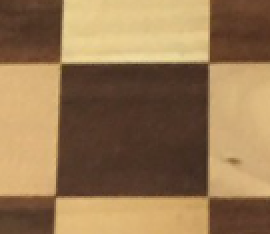
#> input picture test.png, 135 x 117 px, found by its file name (shown 2 times larger)
$ python test.py
#> lines starting #> are read from the running program, lines starting #| are printed output that depends on the picture; after the words box and inside, x2 and y2 are one past the last pixel; in counts of white or black regions, pixels touching at a corner belong together
import numpy as np
import cv2 as cv
filename = 'C:\\Hochschule\\WS21_22\\KI1\\Programme\\Vorles_tensorflow\\Aufgabe\\test.png'
img = cv.imread(filename)
#> img is the input picture: shape (117, 135, 3); mean B, G, R 82.8, 119.1, 149.7
gray = cv.cvtColor(img,cv.COLOR_BGR2GRAY)
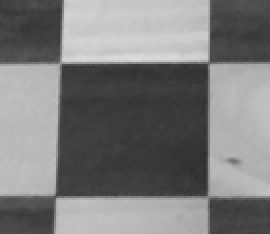
#> gray: shape (117, 135) (shown 2 times larger); min 46, max 221, mean 124.1
gray = np.float32(gray)
dst = cv.cornerHarris(gray,2,3,0.04)
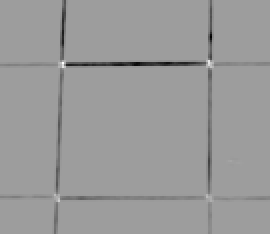
#> dst: shape (117, 135) float32 (shown 2 times larger); min -8261376.5, max 5087428, mean -154040.7; drawn with min black and max white
#result is dilated for marking the corners, not important
dst = cv.dilate(dst,None)
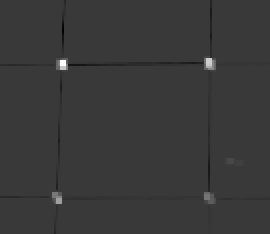
#> dst: shape (117, 135) float32 (shown 2 times larger); min -1472984.6, max 5087428, mean 5074; drawn with min black and max white
# Threshold for an optimal value, it may vary depending on the image.
img[dst>0.01*dst.max()]=[0,0,255]
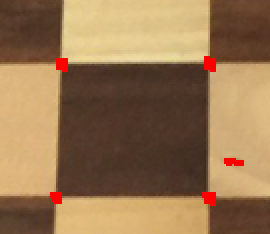
#> img: shape (117, 135, 3) (shown 2 times larger); 1.2% of pixels changed, all inside (x1, y1, x2, y2) = (25, 28, 122, 103)
cv.imshow('dst',img)
if cv.waitKey(0) & 0xff == 27:
#> (key Esc is pressed here)
    cv.destroyAllWindows()
    print("Hgfdsdfsfgfidunkey)")
    print("Wabbel")

$ run again, with kz1.jpeg saved as test.png
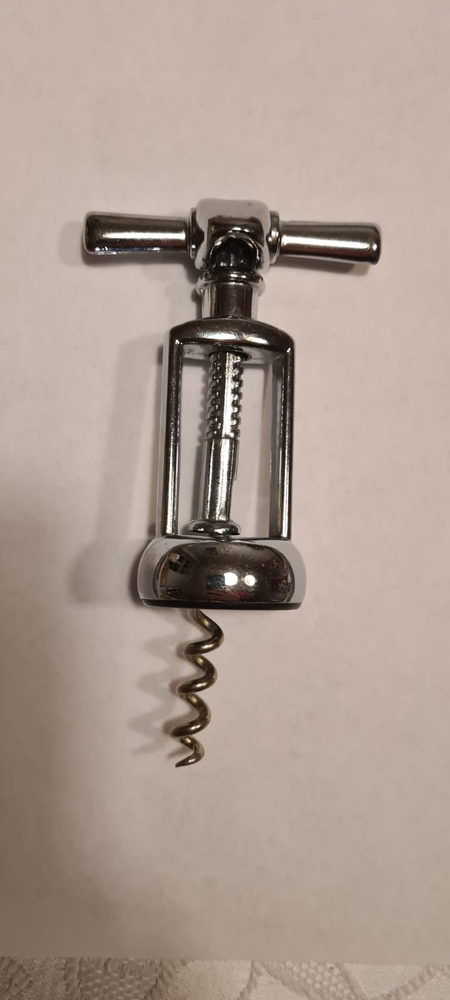
#> input picture kz1.jpeg, 450 x 1000 px, shrunk from 720 x 1600 before the run, found by its file name
#> img is the input picture: shape (1000, 450, 3); mean B, G, R 145.8, 156.4, 172.8
#> `dst = cv.dilate(dst,None)`:
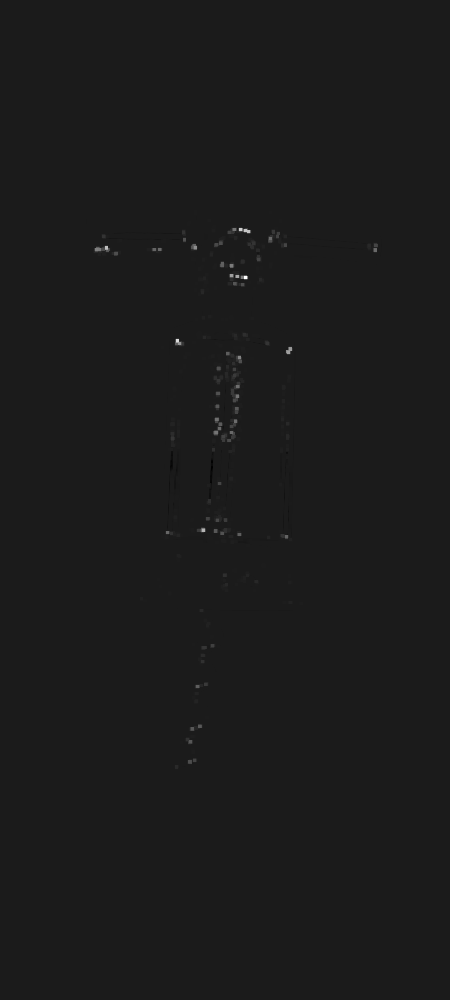
#> dst: shape (1000, 450) float32; min -19737480, max 163898800, mean 163787.9; drawn with min black and max white
#> `img[dst>0.01*dst.max()]=[0,0,255]`:
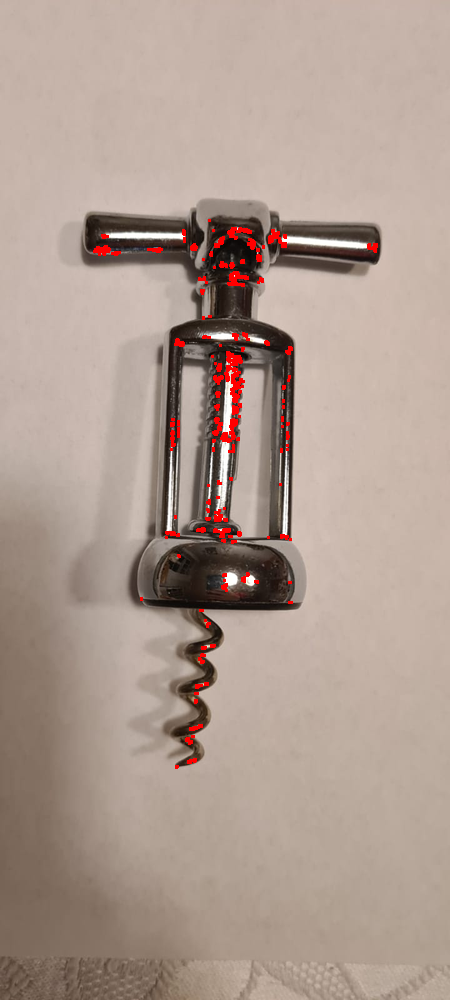
#> img: shape (1000, 450, 3); 1.02% of pixels changed, all inside (x1, y1, x2, y2) = (93, 219, 378, 769)
